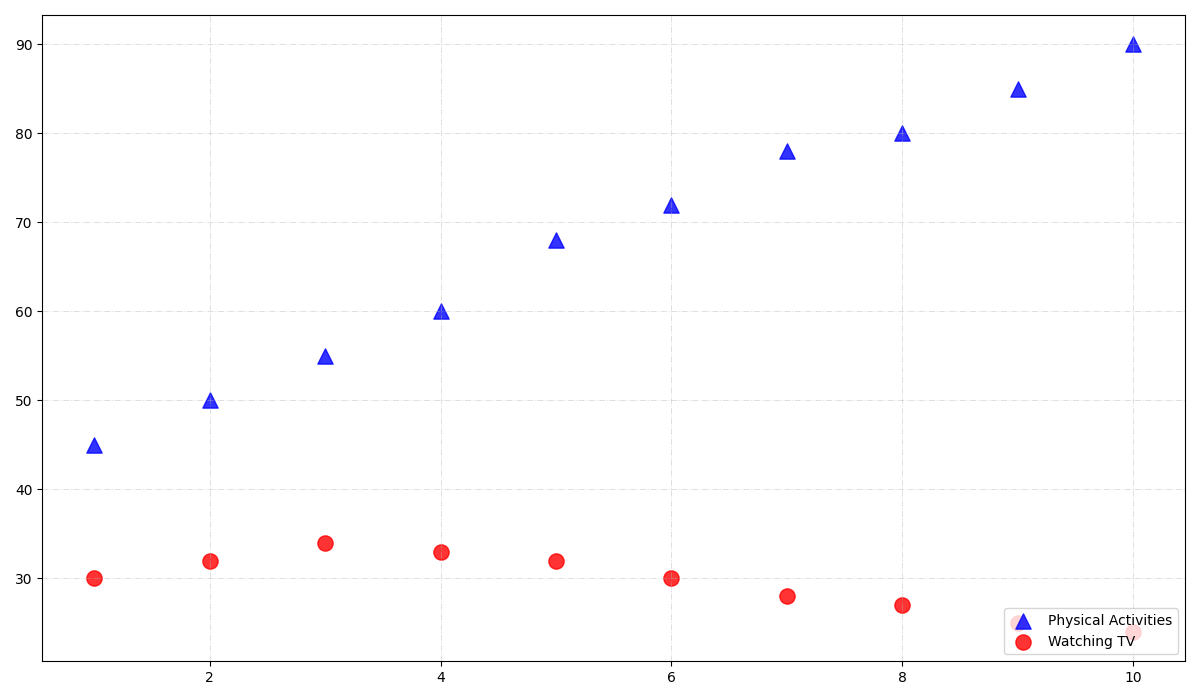

Python code for this plot:
import matplotlib.pyplot as plt
import numpy as np

activity_hours = np.array([1, 2, 3, 4, 5, 6, 7, 8, 9, 10])
happiness_scores = np.array([45, 50, 55, 60, 68, 72, 78, 80, 85, 90])

tv_hours = np.array([1, 2, 3, 4, 5, 6, 7, 8, 9, 10])
tv_happiness_scores = np.array([30, 32, 34, 33, 32, 30, 28, 27, 25, 24])

fig, ax = plt.subplots(figsize=(12, 7))

# Randomly change colors for the two data groups
activity_color = 'blue'
tv_color = 'red'

# Randomly change marker styles
activity_marker = '^'
tv_marker = 'o'

# Randomly set line styles (here using no lines)
# You could add lines in another context using different line styles

ax.scatter(activity_hours, happiness_scores, color=activity_color, label='Physical Activities', s=120, alpha=0.8, marker=activity_marker)
ax.scatter(tv_hours, tv_happiness_scores, color=tv_color, label='Watching TV', s=120, alpha=0.8, marker=tv_marker)

# Randomly shifting legend position
ax.legend(loc='lower right')

# Randomly change the grid style
ax.grid(True, linestyle='-.', linewidth=0.7, alpha=0.4)

# Adding tightened layout to avoid clipping of ylabel and title
plt.tight_layout()

plt.show()
